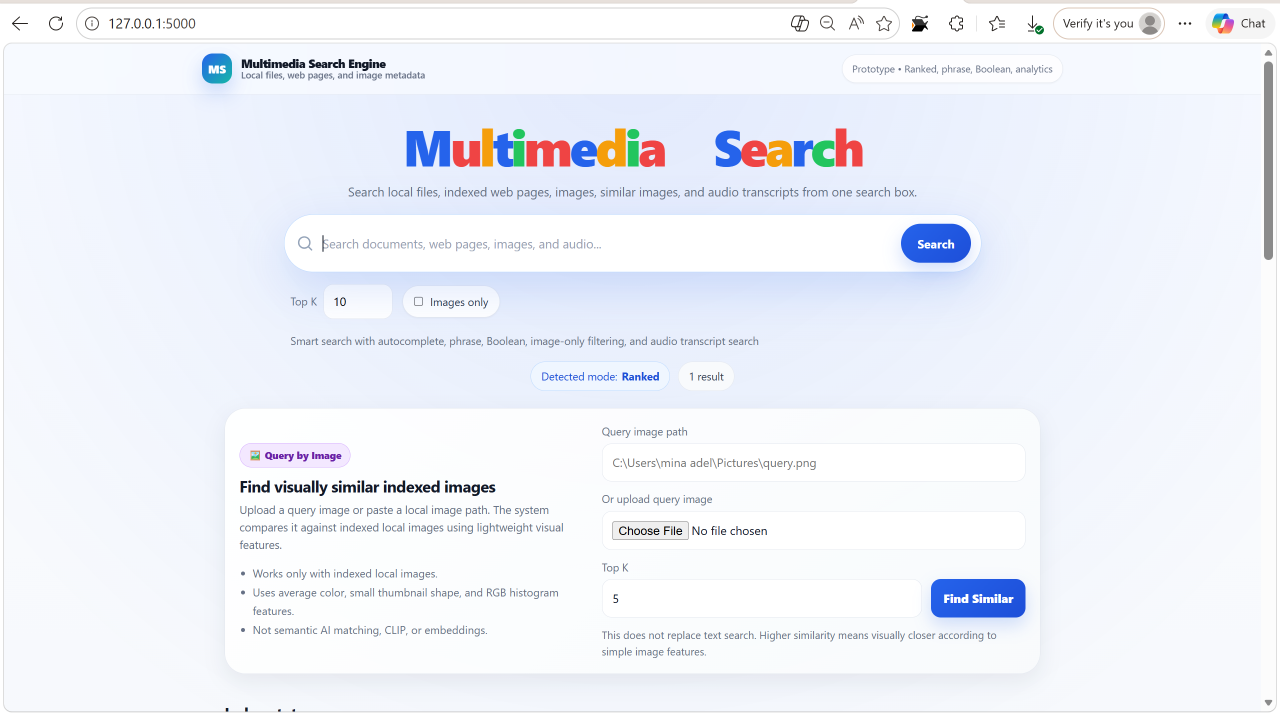
#> input picture multimedia_search/ir.png, 2559 x 1431 px (shown at 1/2 size)
$ python -i image_features.py   (imports and definitions only)
#> lines starting #> are read from the running program, lines starting #| are printed output that depends on the picture
"""Deterministic image feature extraction for visual similarity search."""

from __future__ import annotations

import math
from dataclasses import dataclass
from pathlib import Path
from typing import Iterable, Tuple

from PIL import Image, ImageOps, ImageStat, UnidentifiedImageError


@dataclass(frozen=True)
class ImageFeatures:
    """Small, deterministic visual feature bundle for one image."""

    average_rgb: Tuple[float, float, float]
    thumbnail: Tuple[float, ...]
    color_histogram: Tuple[float, ...]


def _get_resample_filter():
    """Return a Pillow resize filter compatible with older/newer Pillow versions."""
    resampling = getattr(Image, "Resampling", None)
    if resampling is not None:
        return resampling.BILINEAR
    return Image.BILINEAR


def extract_image_features(
    image_path: Path | str,
    thumbnail_size: tuple[int, int] = (8, 8),
    histogram_bins: int = 8,
) -> ImageFeatures:
    """
    Extract simple visual features from an image.

    The features are intentionally lightweight and deterministic:
    - average RGB color
    - small grayscale thumbnail vector
    - per-channel RGB color histogram

    Raises:
        ValueError: if the path is invalid or the image cannot be read.
    """
#> called with image_path = '../ir.png', thumbnail_size = (8, 8), histogram_bins = 8
    path = Path(image_path)
    if not path.exists() or not path.is_file():
        raise ValueError(f"Image file not found: {path}")

    if thumbnail_size[0] <= 0 or thumbnail_size[1] <= 0:
        raise ValueError("thumbnail_size values must be positive")

    if histogram_bins <= 0 or 256 % histogram_bins != 0:
        raise ValueError("histogram_bins must be a positive divisor of 256")

    try:
        with Image.open(path) as img:
#> img is the input picture: PIL image 2559x1431 RGBA; mean R, G, B, A 238.4, 241.6, 248.8, 255
            rgb_image = img.convert("RGB")
            rgb_image.load()
    except (UnidentifiedImageError, OSError) as exc:
        raise ValueError(f"Invalid or unreadable image file: {path}") from exc

    average_rgb = _extract_average_rgb(rgb_image)
#> in _extract_average_rgb, `means = stat.mean[:3]`: means = [238.4, 241.6, 248.8]
#> average_rgb = (0.935, 0.948, 0.976)
    thumbnail = _extract_thumbnail_vector(rgb_image, thumbnail_size)
    histogram = _extract_color_histogram(rgb_image, histogram_bins)

    return ImageFeatures(
        average_rgb=average_rgb,
        thumbnail=thumbnail,
        color_histogram=histogram,
    )


def compare_image_features(left: ImageFeatures, right: ImageFeatures) -> float:
    """
    Return a visual similarity score in the range [0, 1].

    1.0 means nearly identical according to these simple features.
    """
    average_score = _normalized_euclidean_similarity(left.average_rgb, right.average_rgb)
    thumbnail_score = _normalized_euclidean_similarity(left.thumbnail, right.thumbnail)
    histogram_score = _histogram_intersection(left.color_histogram, right.color_histogram)

    score = (0.45 * average_score) + (0.10 * thumbnail_score) + (0.45 * histogram_score)
    return max(0.0, min(1.0, score))


def _extract_average_rgb(image: Image.Image) -> Tuple[float, float, float]:
    """Return average RGB values normalized to [0, 1]."""
    stat = ImageStat.Stat(image)
    means = stat.mean[:3]
    return tuple(float(value) / 255.0 for value in means)  # type: ignore[return-value]


def _extract_thumbnail_vector(
    image: Image.Image,
    thumbnail_size: tuple[int, int],
) -> Tuple[float, ...]:
    """Return a normalized grayscale thumbnail vector."""
#> called with thumbnail_size = (8, 8)
    gray = ImageOps.grayscale(image)
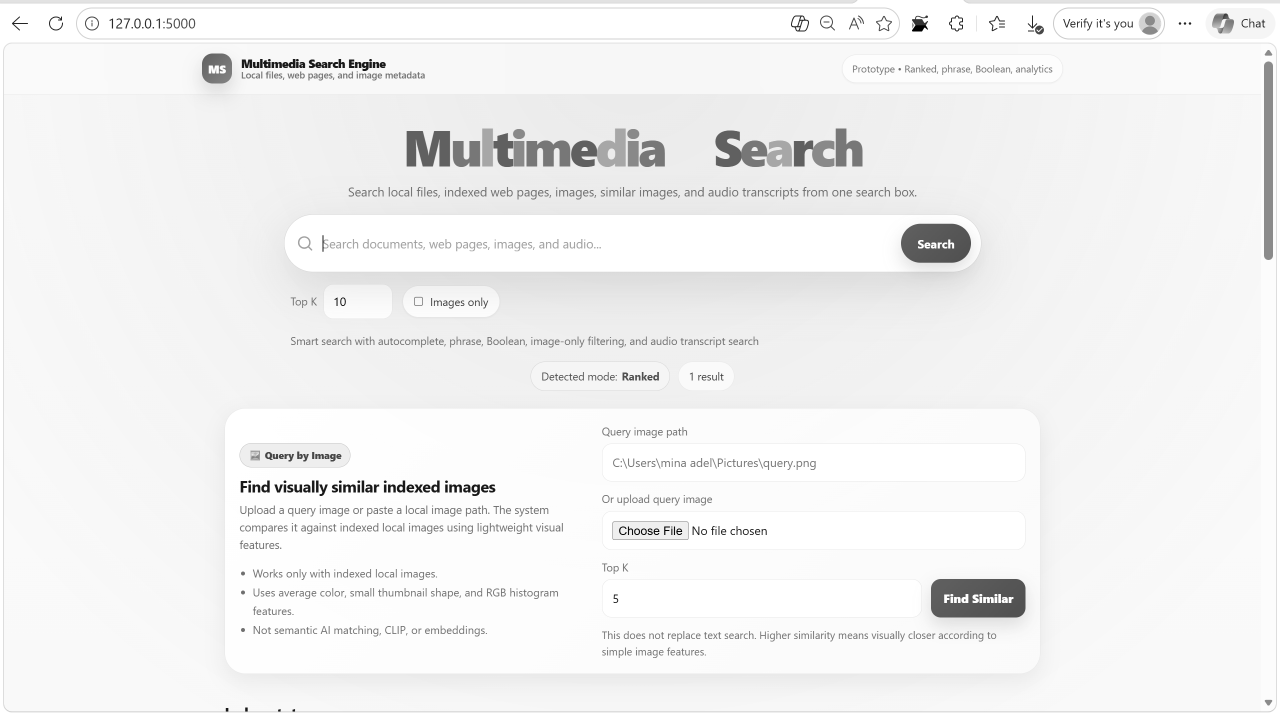
#> gray: PIL image 2559x1431 L (shown at 1/2 size); min 0, max 255, mean 241.6
#> in extract_image_features, `thumbnail = _extract_thumbnail_vector(rgb_image, thumbnail_size)`: thumbnail = 64 values, max 0.988 at index 45, min 0.847 at index 11, mean 0.948
    thumb = gray.resize(thumbnail_size, _get_resample_filter())

    get_pixels = getattr(thumb, "get_flattened_data", None)
    pixels = get_pixels() if get_pixels is not None else thumb.getdata()

    return tuple(float(value) / 255.0 for value in pixels)


def _extract_color_histogram(image: Image.Image, bins: int) -> Tuple[float, ...]:
    """Return a normalized RGB histogram with `bins` buckets per channel."""
#> called with bins = 8
    step = 256 // bins
    values = []

    for channel in image.split():
        histogram = channel.histogram()
        total = float(sum(histogram)) or 1.0

        for start in range(0, 256, step):
            values.append(sum(histogram[start:start + step]) / total)
#> this loop made 3 passes
#> after the loop, values = [0.00433, 0.0102, 0.000658, 0.00716, 0.00519, 0.00282, 0.0299, 0.94, 0.00209, 0.00107, 0.00976, 0.00974, 0.00777, 0.00359, 0.0158, 0.95, 0.00196, 0.00267, 0.0052, 0.00104, 0.00922, 0.00453, 0.0146, 0.961]

    return tuple(values)


def _normalized_euclidean_similarity(left: Iterable[float], right: Iterable[float]) -> float:
    """Compute 1 - normalized Euclidean distance for vectors in [0, 1]."""
    left_values = tuple(float(value) for value in left)
    right_values = tuple(float(value) for value in right)

    if len(left_values) != len(right_values) or not left_values:
        return 0.0

    distance = math.sqrt(
        sum((l_value - r_value) ** 2 for l_value, r_value in zip(left_values, right_values))
    )

    max_distance = math.sqrt(len(left_values))
    if max_distance == 0:
        return 0.0

    return max(0.0, min(1.0, 1.0 - (distance / max_distance)))


def _histogram_intersection(left: Iterable[float], right: Iterable[float]) -> float:
    """Compute normalized histogram intersection for RGB channel histograms."""
    left_values = tuple(float(value) for value in left)
    right_values = tuple(float(value) for value in right)

    if len(left_values) != len(right_values) or not left_values:
        return 0.0

    # Each channel histogram is normalized to sum to 1.0, so RGB sums to 3.0.
    total = sum(left_values) or 1.0
    return max(0.0, min(1.0, sum(min(l, r) for l, r in zip(left_values, right_values)) / total))

>>> result = extract_image_features('../ir.png')
#> in extract_image_features, `histogram = _extract_color_histogram(rgb_image, histogram_bins)`: histogram = (0.00433, 0.0102, 0.000658, 0.00716, 0.00519, 0.00282, 0.0299, 0.94, 0.00209, 0.00107, 0.00976, 0.00974, 0.00777, 0.00359, 0.0158, 0.95, 0.00196, 0.00267, 0.0052, 0.00104, 0.00922, 0.00453, 0.0146, 0.961)
